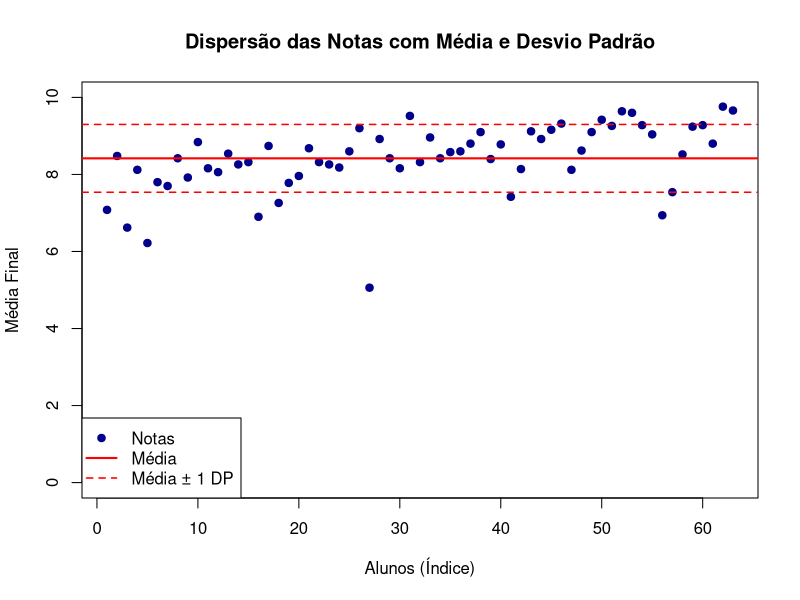

The R source for this figure:

dfTurma <- read.csv("notas.csv",
	header = TRUE,
	sep = ";"
)

# Seu código anterior...
dfTurma$mediaFinal <- ((dfTurma$Entrega.01 + dfTurma$Entrega.02 + dfTurma$Entrega.03 + dfTurma$Integrada + dfTurma$Pratica)/5)

# 1. Gerar o gráfico de dispersão com limites no eixo Y de 0 a 10 (ideal para notas)
plot(dfTurma$mediaFinal, 
     pch = 19, 
     col = "darkblue", 
     ylim = c(0, 10),
     xlab = "Alunos (Índice)", 
     ylab = "Média Final", 
     main = "Dispersão das Notas com Média e Desvio Padrão")

# 2. Calcular a média e o desvio padrão da média final
m_final <- mean(dfTurma$mediaFinal)
sd_final <- sd(dfTurma$mediaFinal)

# 3. Adicionar a linha da MÉDIA (Linha vermelha sólida)
abline(h = m_final, col = "red", lwd = 2)

# 4. Adicionar as linhas do DESVIO PADRÃO (Linhas vermelhas tracejadas)
# Mostra o intervalo onde a maioria das notas se concentra
abline(h = m_final + sd_final, col = "red", lty = 2, lwd = 1.5)
abline(h = m_final - sd_final, col = "red", lty = 2, lwd = 1.5)

# 5. Adicionar uma legenda para quem for olhar o gráfico entender
legend("bottomleft", 
       legend = c("Notas", "Média", "Média ± 1 DP"), 
       col = c("darkblue", "red", "red"), 
       pch = c(19, NA, NA), 
       lty = c(NA, 1, 2), 
       lwd = c(NA, 2, 1.5))
